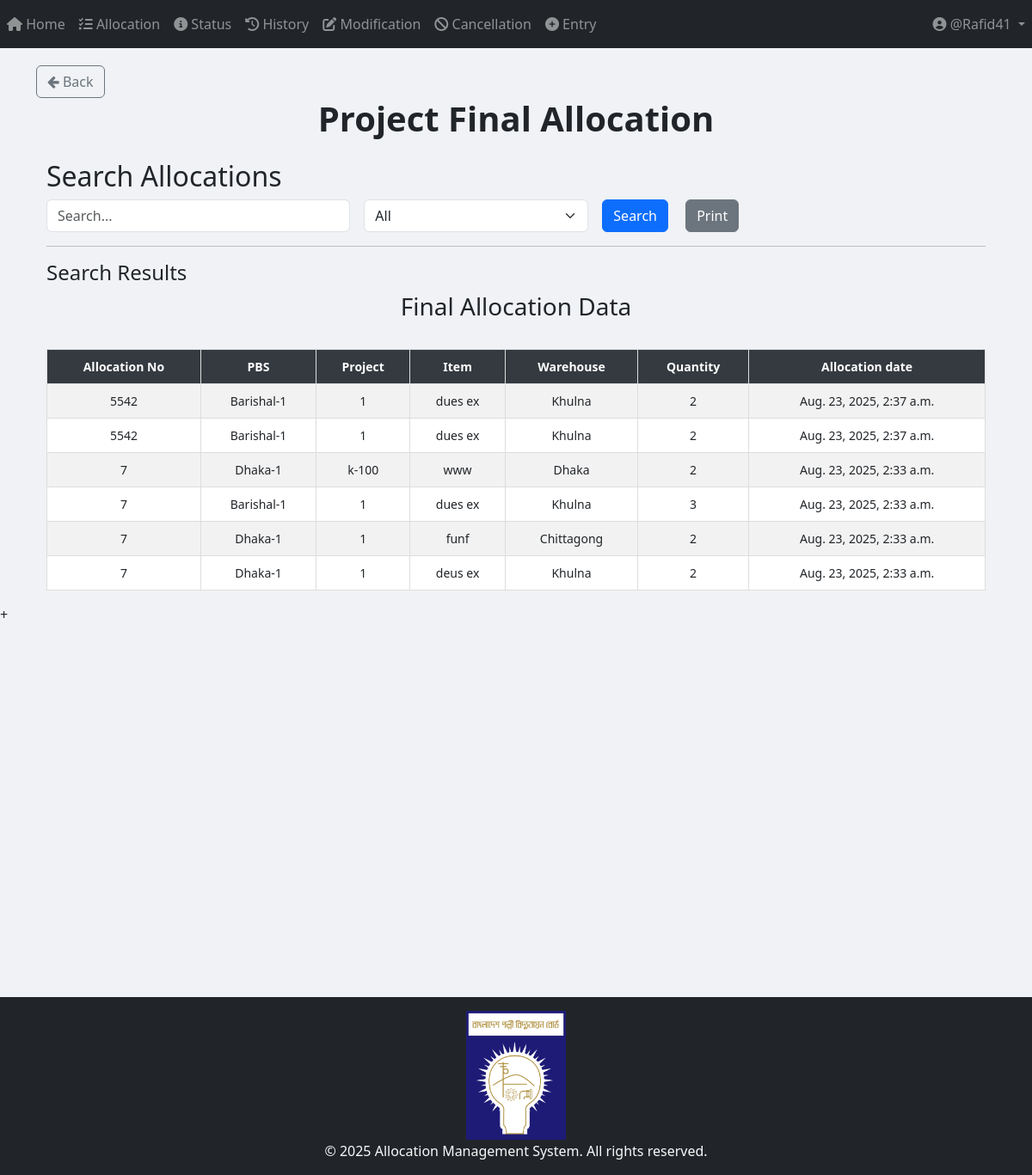
/project/project_allocation/final_allocation/ (signed in), run on an earlier commit of the app's database.
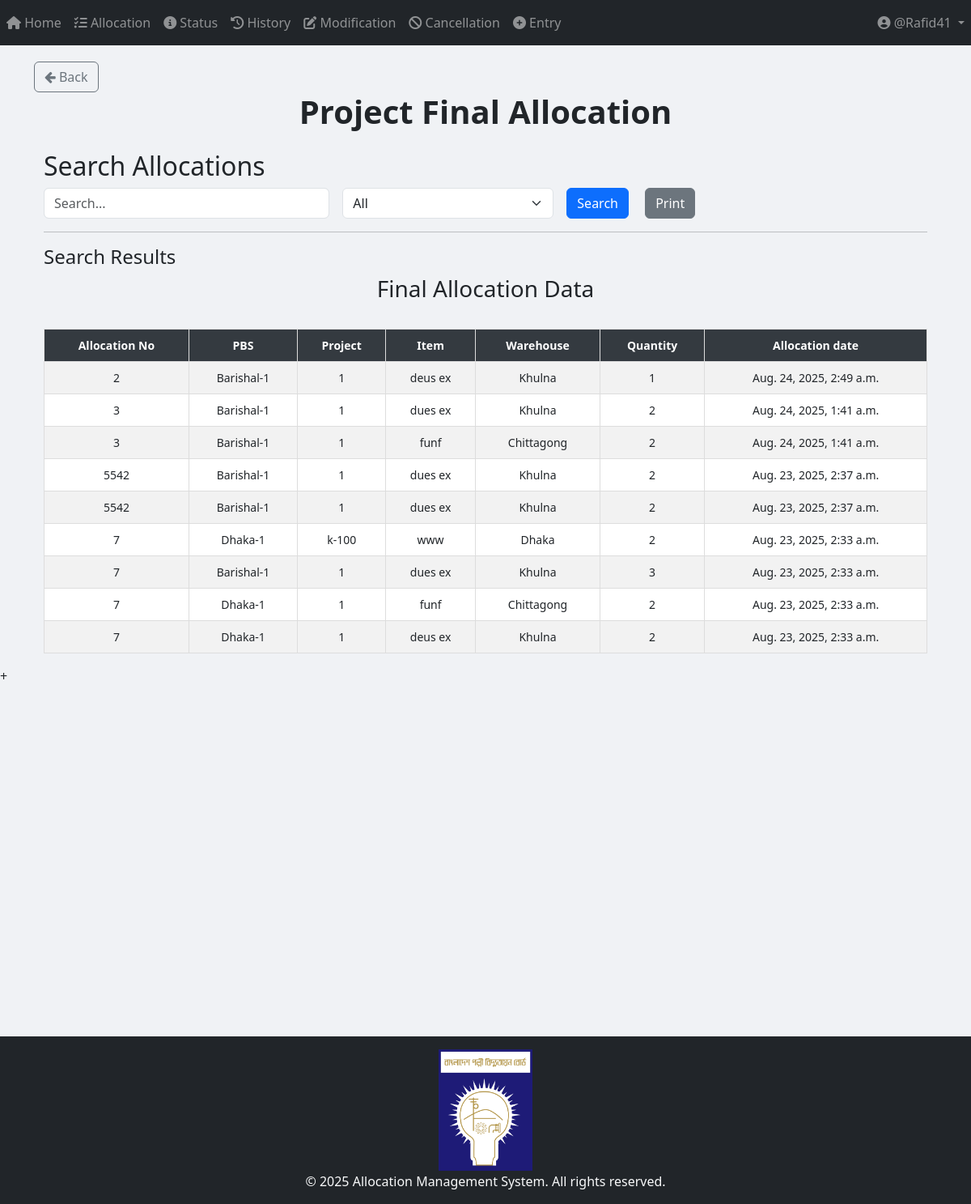
And on a later commit of the database.
### Project_App_Allocation/models.py (models this page shows, shortened)
class Final_Allocation(models.Model):
    allocation_no = models.ForeignKey(Allocation_Number, on_delete=models.CASCADE)  # Deletes related allocations when removed
    item_primary_key = models.IntegerField(null=True)
    pbs = models.ForeignKey(PBS, on_delete=models.CASCADE)
    project = models.ForeignKey(Project, on_delete=models.CASCADE)
    item = models.ForeignKey(Project_Item, on_delete=models.CASCADE)
    unit_of_item = models.TextField()
    warehouse = models.CharField(max_length=50)
    quantity = models.IntegerField()
    created_at = models.DateTimeField(auto_now_add=True)

class Allocation_Number(models.Model):
    allocation_no = models.IntegerField(unique=True)
    user = models.ForeignKey(User, on_delete=models.CASCADE, related_name="project_allocation_numbers")
    STATUS_CHOICES = [
        ("Pending Approval", "Pending Approval"),
        ("Allocated", "Allocated"),
        ("Cancelled", "Cancelled"),
        ("Modified", "Modified"),
    ]
    status = models.CharField(
        max_length=100, choices=STATUS_CHOICES, default="Pending Approval"
    )

class PBS(models.Model):
    name = models.TextField(unique=True)
    def __str__(self):
        return str(self.name)

### Project_App_Entry/models.py (models this page shows, shortened)
class Project(models.Model):
    projectId = models.TextField(unique=True)

class Project_Item(models.Model):
    WAREHOUSE_CHOICES = [
        ("Dhaka", "Dhaka"),
        ("Khulna", "Khulna"),
        ("Chittagong", "Chittagong"),
    ]
    UNIT_CHOICES = [
        ("Nos.", "Nos."),
        ("Mtr.", "Mtr."),
        ("Km.", "Km."),
        ("Set.", "Set."),
        ("Pair.", "Pair."),
    ]
    name = models.CharField(max_length=255)
    description = models.TextField(blank=True, null=True)
    warehouse = models.CharField(
        max_length=50, choices=WAREHOUSE_CHOICES, default="Dhaka"
    )
    unit_of_item = models.CharField(
        max_length=10, choices=UNIT_CHOICES, default="Nos."
    )  # Updated field
    quantity_of_item = models.BigIntegerField(default=0)
    project = models.ForeignKey(
        Project,
        on_delete=models.SET_NULL,
        related_name="project_of_item",
        null=True,
    )
    created_at = models.DateTimeField(default=timezone.now)
    comments = models.TextField(blank=True, null=True)

### Project_App_Allocation/views/view_final_allocation.py (the view, shortened to what this page needs)
# urls.py: path("final_allocation/", views.final_allocation_search, name="final_allocation"),
def final_allocation_search(request):
    query = request.GET.get("query", "")
    filter_by = request.GET.get("filter_by", "All")
    date_filter = request.GET.get("date", "")
    results = Final_Allocation.objects.all().order_by('-created_at')
    if date_filter:
        results = results.filter(created_at__date=date_filter)
    context = {
        "items": results,
        "query": query,
        "filter_by": filter_by,
        "date_filter": date_filter,
    }
    return render(request, "Project_Templates/Project_App_Allocation/view_print_Final_Allocation.html", context)

### templates/Project_Templates/Project_App_Allocation/view_print_Final_Allocation.html (shortened to what this page needs)
{% extends 'base.html' %}
{% load crispy_forms_tags %}
{% load static %}
{% block body_block %}
<a href="{% url 'Project_App_Allocation:allocation_page' %}" class="btn btn-outline-secondary">
    <i class="fa fa-arrow-left"></i> Back
</a>
<center><h1><b>Project Final Allocation</b></h1></center>
<div class="container mt-4">
    <h2>Search Allocations</h2>
    <form method="GET" action="{% url 'Project_App_Allocation:final_allocation' %}" class="row g-3">
        <div class="col-md-4">
            <input type="text" name="query" id="searchQuery" class="form-control" placeholder="Search..." value="{{ query }}">
        </div>
        <div class="col-md-3">
            <select name="filter_by" id="filterDropdown" class="form-select" onchange="toggleInputFields()">
                <option value="All" {% if filter_by == "All" %}selected{% endif %}>All</option>
            </select>
        </div>
        <div class="col-md-2">
            <button type="submit" class="btn btn-primary me-3">Search</button>
            <button type="button" class="btn btn-secondary" onclick="printResults()">Print</button>
        </div>
    </form>
    <hr>
    <h4>Search Results</h4>
    <div id="printableArea" class="table-responsive">
        <h3 class="text-center">Final Allocation Data</h3>
        <br>
        <table class="table table-bordered table-striped table-hover">
            <thead class="table-dark sticky-top">
                <tr>
                    <th>Allocation No</th>
                    <th>PBS</th>
                    <th>Project</th>
                    <th>Item</th>
                    <th>Warehouse</th>
                    <th>Quantity</th>
                    <th>Allocation date</th>
                </tr>
            </thead>
            <tbody>
                {% if items %}
                    {% for item in items %}
                    <tr>
                        <td>{{ item.allocation_no.allocation_no }}</td>
                        <td>{{ item.pbs }}</td>
                        <td>{{ item.project.projectId }}</td>
                        <td>{{ item.item.name }}</td>
                        <td>{{ item.warehouse }}</td>
                        <td>{{ item.quantity }}</td>
                        <td>{{ item.created_at }}</td>
                    </tr>
                    {% endfor %}
                {% else %}
                    <tr>
                        <td colspan="8" class="text-center text-danger">No matching data found</td>
                    </tr>
                {% endif %}
            </tbody>
        </table>
    </div>
</div>
{% endblock %}

### templates/base.html (shortened to what this page needs)
{% load static %}
{% load tz %}
<html lang="en">
    <head>
        <link
            rel="stylesheet"
            href="https://maxcdn.bootstrapcdn.com/bootstrap/4.4.1/css/bootstrap.min.css"
        />
        <link rel="stylesheet" href="https://cdnjs.cloudflare.com/ajax/libs/font-awesome/6.4.2/css/all.min.css">
        <link rel="stylesheet" href="https://cdn.jsdelivr.net/npm/bootstrap@5.3.0/dist/css/bootstrap.min.css">
        <link
            href="https://maxcdn.bootstrapcdn.com/font-awesome/4.7.0/css/font-awesome.min.css"
            rel="stylesheet"
        />
        <link
            href="https://cdnjs.cloudflare.com/ajax/libs/bootstrap-datetimepicker/4.17.47/css/bootstrap-datetimepicker.min.css"
            rel="stylesheet"
        />
        <link
            rel="stylesheet"
            href="//code.jquery.com/ui/1.12.1/themes/base/jquery-ui.css"
        />
        <link
            rel="stylesheet"
            href="https://cdn.jsdelivr.net/npm/flatpickr/dist/flatpickr.min.css"
        />
    </head>
    <body style="background-color: #f0f2f5;">
        {% include "partials/navbar.html" %}
        <div class="container" style="padding-top: 20px">
            {% block body_block %} {% endblock %}
        </div>
        <script src="https://cdn.jsdelivr.net/npm/flatpickr"></script>  +
        {% include "partials/footer.html" %}
    </body>
</html>

### templates/partials/navbar.html (shortened to what this page needs)
<nav class="navbar navbar-expand-sm navbar-dark bg-dark">
    <div class="collapse navbar-collapse" id="navbarNavDropdown">
        <ul class="navbar-nav mr-auto">
            {% if user.is_authenticated %}
                <li class="nav-item {% if request.resolver_match.url_name == 'home_page' %}active{% endif %}">
                    <a class="nav-link" href="{% url 'App_Home:home_page' %}">
                        <i class="fas fa-home"></i> Home
                    </a>
                </li>
                <li class="nav-item {% if request.resolver_match.url_name == 'allocation_page' %}active{% endif %}">
                    <a class="nav-link" href="{% url 'App_Allocation:allocation_page' %}">
                        <i class="fas fa-tasks"></i> Allocation
                    </a>
                </li>
                <li class="nav-item {% if request.resolver_match.url_name == 'status_page' %}active{% endif %}">
                    <a class="nav-link" href="{% url 'App_Status:status_page' %}">
                        <i class="fas fa-info-circle"></i> Status
                    </a>
                </li>
                <li class="nav-item {% if request.resolver_match.url_name == 'history_page' %}active{% endif %}">
                    <a class="nav-link" href="{% url 'App_History:history_page' %}">
                        <i class="fas fa-history"></i> History
                    </a>
                </li>
                <li class="nav-item {% if request.resolver_match.url_name == 'modification_menu' %}active{% endif %}">
                    <a class="nav-link" href="{% url 'App_Modification:modification_menu' %}">
                        <i class="fas fa-edit"></i> Modification
                    </a>
                </li>
                <li class="nav-item {% if request.resolver_match.url_name == 'cancellation' %}active{% endif %}">
                    <a class="nav-link" href="{% url 'App_Cancellation:cancellation' %}">
                        <i class="fas fa-ban"></i> Cancellation
                    </a>
                </li>
                <li class="nav-item {% if request.resolver_match.url_name == 'entry_page' %}active{% endif %}">
                    <a class="nav-link" href="{% url 'App_Entry:entry_page' %}">
                        <i class="fas fa-plus-circle"></i> Entry
                    </a>
                </li>
            {% endif %}
        </ul>
        <ul class="navbar-nav">
            {% if user.is_authenticated %}
                <li class="nav-item dropdown">
                    <a class="nav-link dropdown-toggle" href="#" id="userDropdown" role="button" data-toggle="dropdown">
                        <i class="fas fa-user-circle"></i> @{{ user.username }}
                    </a>
                </li>
            {% endif %}
        </ul>
    </div>
</nav>

### templates/partials/footer.html (shortened to what this page needs)
{% load static %}
<div class="footer-wrapper">
    <div class="footer-push"></div>
    <footer class="bg-dark text-light py-3">
        <div class="container text-center">
            <img src="{% static 'logo/BREB_Logo_hq.svg.png' %}" alt="Logo" style="height: 150px; margin-bottom: 1px;">
            <p class="mb-0">© {% now "Y" %} Allocation Management System. All rights reserved.</p>
        </div>
    </footer>
</div>

### templates/Project_Templates/Project_App_Allocation/view_print_Final_Allocation.html (style rules this page uses)
.table { font-size: 14px; text-align: center; }
.sticky-top { position: sticky; top: 0; z-index: 1020; }
.table-dark th { background-color: #343a40 !important; color: white !important; }
.table-bordered th, .table-bordered td { border: 1px solid #ddd !important; padding: 10px; }

### templates/partials/footer.html (style rules this page uses)
html, body { height: 100%; margin: 0; }
.footer-wrapper { display: flex; flex-direction: column; min-height: 80vh; }
.footer-push { flex: 1; }

What changed in the data, as far as the page shows it:
added Final_Allocation: allocation_no.allocation_no "2", pbs "Barishal-1", project.projectId "1", item.name "deus ex", warehouse "Khulna", quantity "1", created_at "Aug. 24, 2025, 2:49 a.m."
added Final_Allocation: allocation_no.allocation_no "3", pbs "Barishal-1", project.projectId "1", item.name "dues ex", warehouse "Khulna", quantity "2", created_at "Aug. 24, 2025, 1:41 a.m."
added Final_Allocation: allocation_no.allocation_no "3", pbs "Barishal-1", project.projectId "1", item.name "funf", warehouse "Chittagong", quantity "2", created_at "Aug. 24, 2025, 1:41 a.m."
